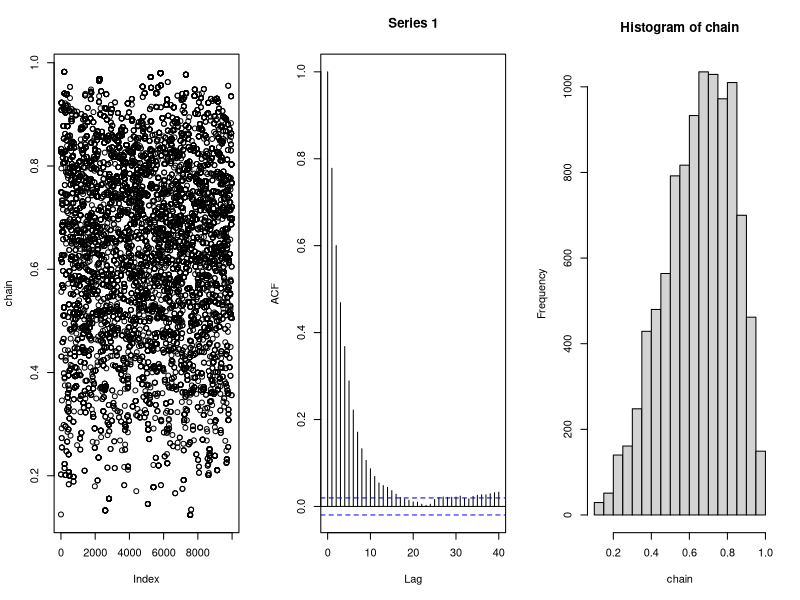
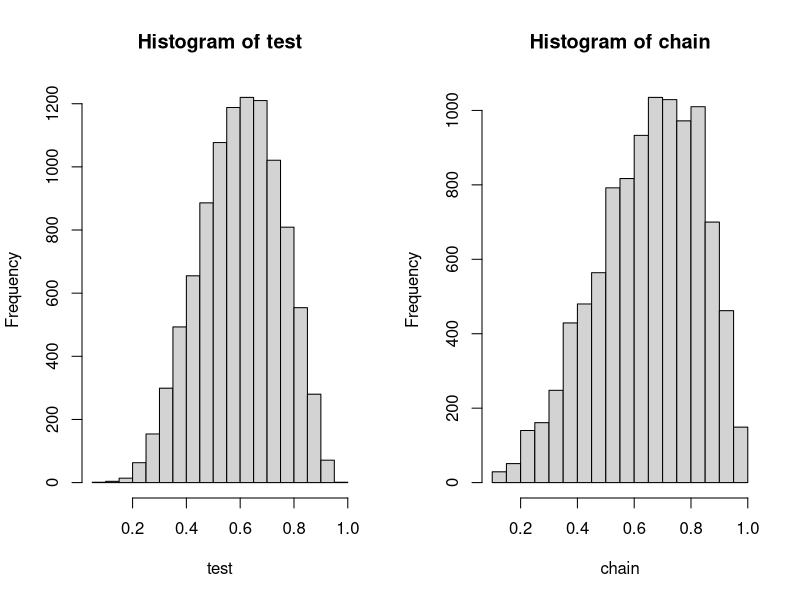
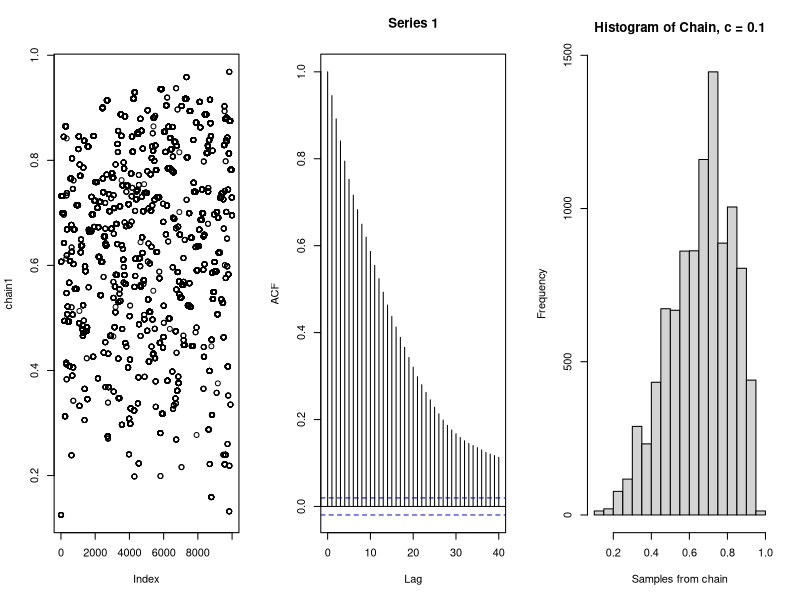
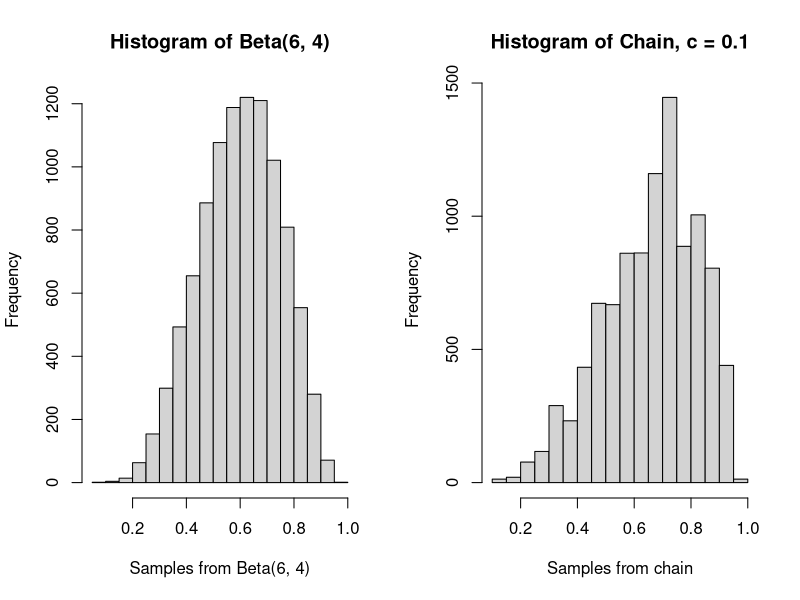
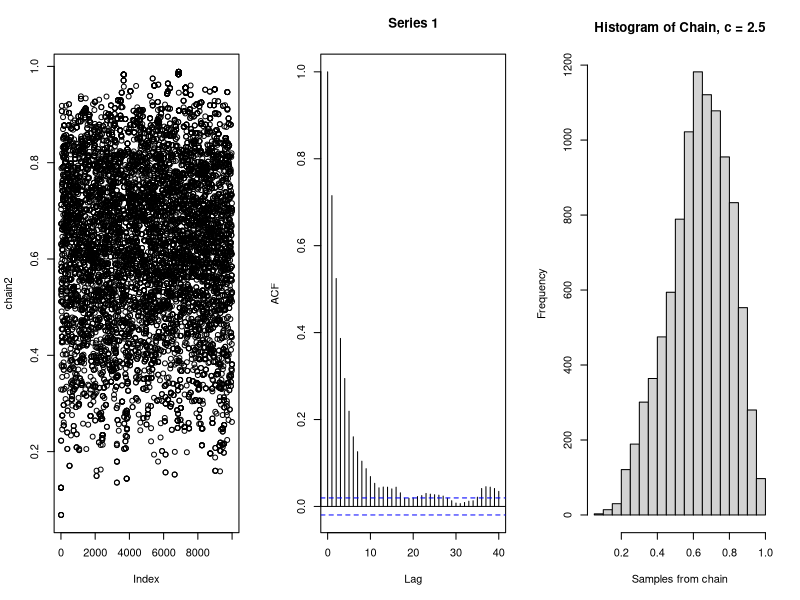
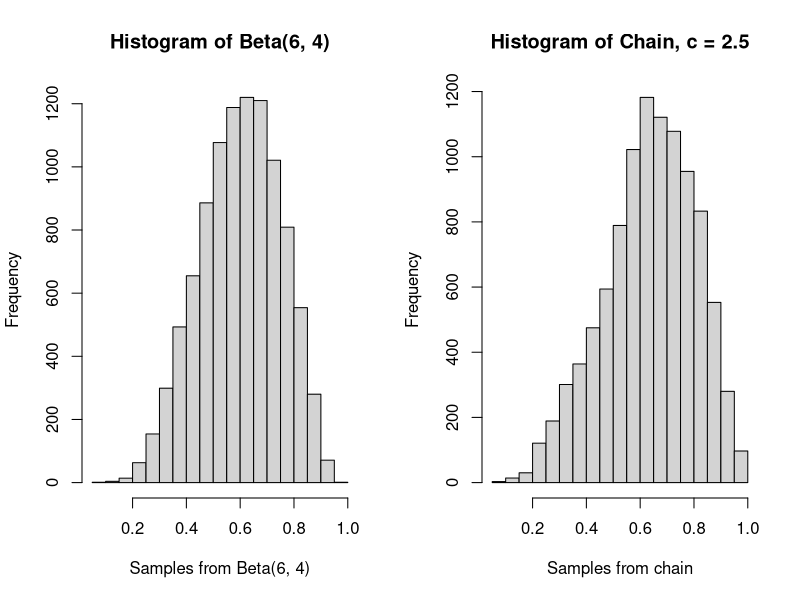
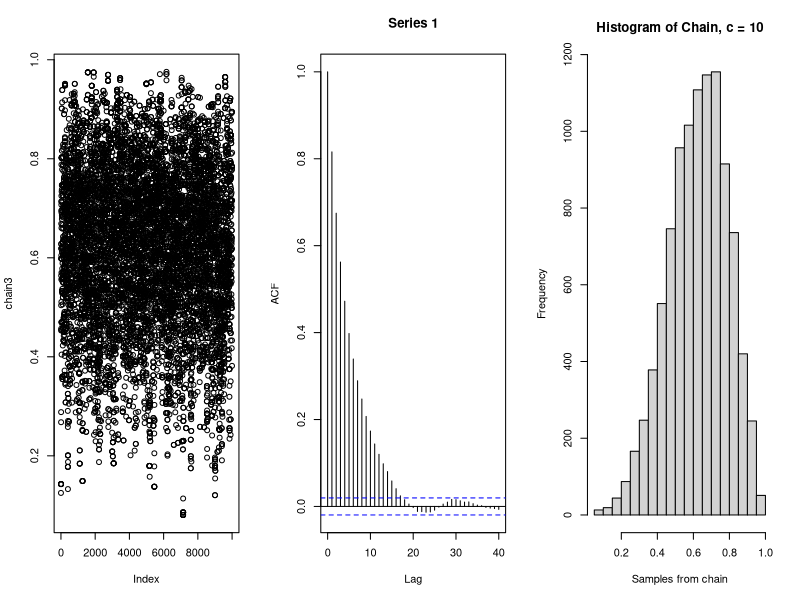
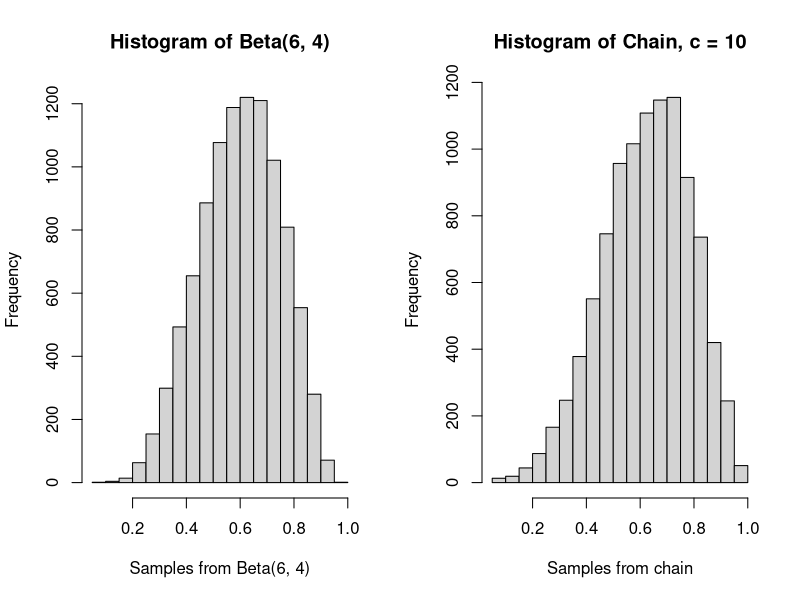

These charts were generated, in order, by the following R code:
## ---- chunk 1
knitr::opts_chunk$set(echo = TRUE)
## ---- chunk 2
a <- 6
b <- 4

likelihood <- function(param){
  singlelikelihoods = dbeta(param, a, b, log = T)
}

prior <- function(param){
  pr = dunif(param, min=0, max=1, log = T)
  return(pr)
}

posterior <- function(param){
  return (exp(likelihood(param) + prior(param)))
}

metropolis_MCMC <- function(startvalue, iterations,c){
  chain = array(dim = c(iterations+1,1))
  chain[1,] = startvalue
  for (i in 1:iterations){
    proposal = rbeta(1, c*chain[i,], c*(1-chain[i,]))
    probab = dbeta(proposal,a,b)/dbeta(chain[i,],a,b)
    if (runif(1) < probab){
      chain[i+1,] = proposal
    }else{
      chain[i+1,] = chain[i,]
    }
  }
  return(chain)
}

startvalue <- runif(1, 0, 1)
chain=metropolis_MCMC(startvalue, 10000, c=1)

test <- rbeta(10000, 6, 4)

par(mfrow=c(1,3))  
plot(chain); acf(chain); hist(chain)  

par(mfrow=c(1,2))
hist(test); hist(chain)

chain1=metropolis_MCMC(startvalue, 10000, c=0.1)
chain2=metropolis_MCMC(startvalue, 10000, c=2.5)
chain3=metropolis_MCMC(startvalue, 10000, c=10)

par(mfrow=c(1,3))
plot(chain1); acf(chain1)
hist(chain1, xlab = "Samples from chain", main = "Histogram of Chain, c = 0.1") 
par(mfrow=c(1,2))
hist(test, xlab = "Samples from Beta(6, 4)", main = "Histogram of Beta(6, 4)")
hist(chain1, xlab = "Samples from chain", main = "Histogram of Chain, c = 0.1")
par(mfrow=c(1,3))
plot(chain2); acf(chain2)
hist(chain2, xlab = "Samples from chain", main = "Histogram of Chain, c = 2.5")
par(mfrow=c(1,2))
hist(test, xlab = "Samples from Beta(6, 4)", main = "Histogram of Beta(6, 4)")
hist(chain2, xlab = "Samples from chain", main = "Histogram of Chain, c = 2.5")
par(mfrow=c(1,3))
plot(chain3); acf(chain3)
hist(chain3, xlab = "Samples from chain", main = "Histogram of Chain, c = 10")
par(mfrow=c(1,2))
hist(test, xlab = "Samples from Beta(6, 4)", main = "Histogram of Beta(6, 4)")
hist(chain3, xlab = "Samples from chain", main = "Histogram of Chain, c = 10")
